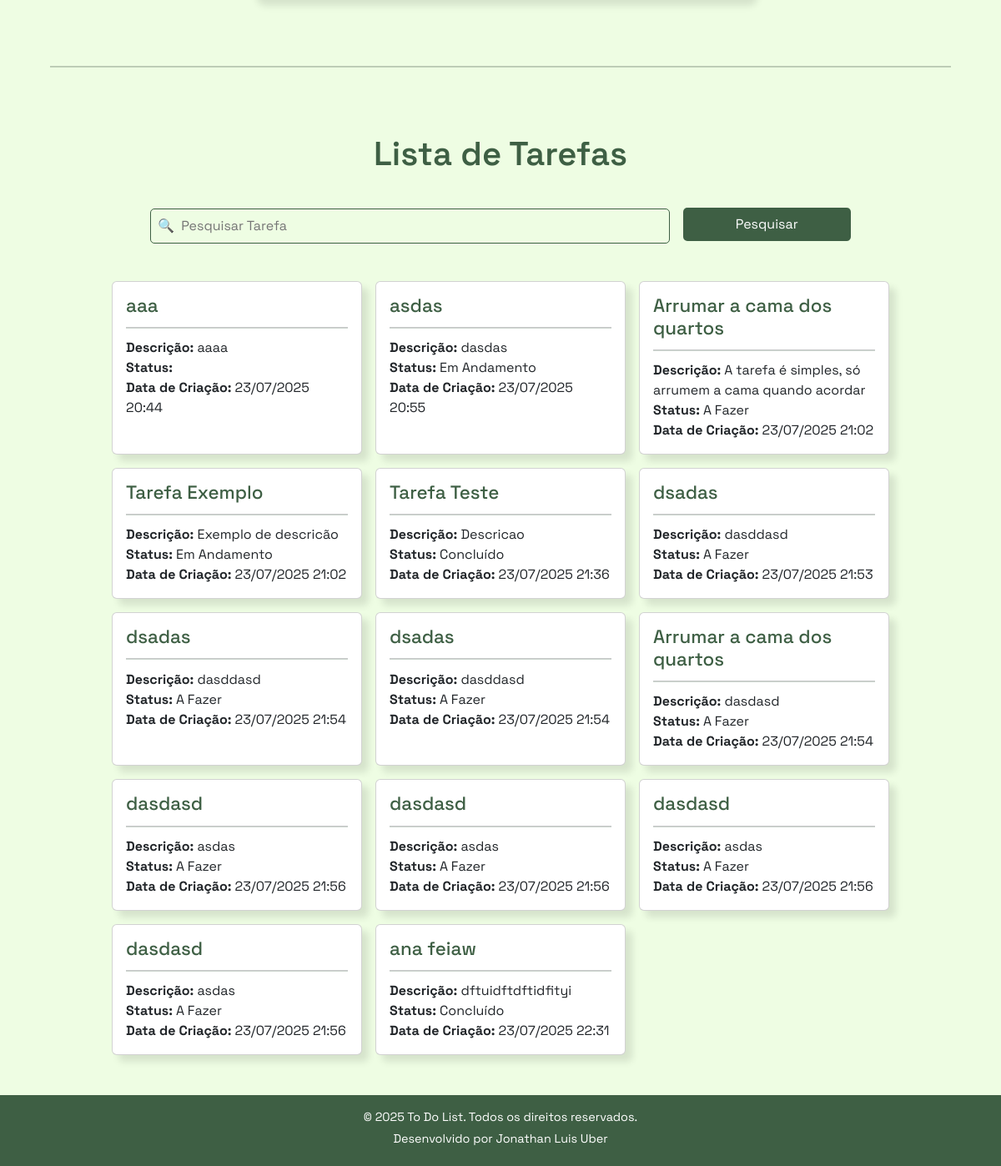
The page /tarefa/ (lower part) on the database as committed earlier.
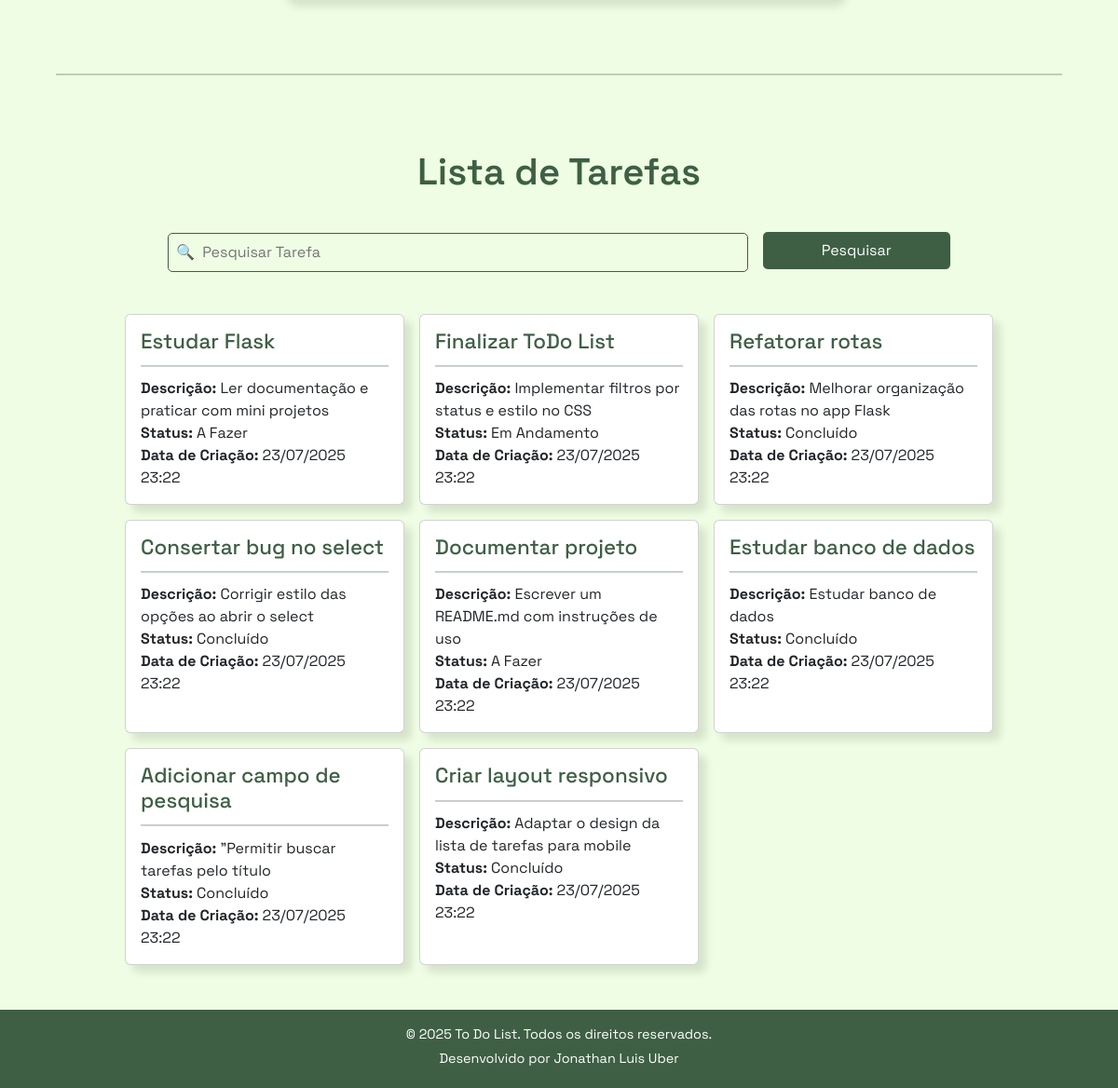
The same page on the database as committed later.
### app/models.py (models this page shows)
class Tarefa(db.Model):
    id = db.Column(db.Integer, primary_key=True)
    titulo = db.Column(db.String(100), nullable=True)
    descricao = db.Column(db.String(100), nullable=True)
    status = db.Column(db.String(20), nullable=False, default="a_fazer")
    data_envio = db.Column(db.DateTime, default=datetime.now())

### app/views.py (the view)
@app.route('/tarefa/', methods=['GET', 'POST'])
def tarefas():
    form = tarefaForm()
    context = {}
    pesquisa = request.args.get('pesquisa', '')
    if form.validate_on_submit():
        form.save()
    dados = Tarefa.query.order_by('data_envio')
    if pesquisa != '':
        dados = dados.filter(Tarefa.titulo.ilike(f'%{pesquisa}%'))
    status_dict = {
        'a_fazer': 'A Fazer',
        'em_andamento': 'Em Andamento',
        'concluido': 'Concluído'
    }
    context = {'dados': dados.all()}
    return render_template('tarefas.html', context=context, form=form, status_dict = status_dict)

### app/forms.py (shortened to what this page needs)
class tarefaForm(FlaskForm):
    titulo = StringField('Título', validators=[DataRequired()])
    descricao = TextAreaField("Descrição")
    status = SelectField("Status", choices=[
        ('a_fazer', 'A Fazer'),
        ('em_andamento', 'Em Andamento'),
        ('concluido', 'Concluído')
    ])
    btnSubmit = SubmitField('Enviar')

### app/templates/tarefas.html (shortened to what this page needs)
{% extends 'base.html' %}
{% block content %}
<section class="pagina">
    <hr class="linha">
    <section class="visualizar">
        <h2 class="title">Lista de Tarefas</h2>
        <form action="" method="get" class="formulario-pesquisa">
            <input type="text" name="pesquisa" class="tarefa-search" placeholder="🔍  Pesquisar Tarefa">
            <button type="submit" class="btn-pesquisa">Pesquisar</button>
        </form>
        <div class="container-list">
                {% for linha in context.dados %}
                        <div class="card">
                            <h3>{{ linha.titulo }}</h3>
                            <hr class="linha-card">
                            <p><strong>Descrição:</strong> {{ linha.descricao }}</p>
                            <p><strong>Status:</strong> {{ status_dict[linha.status] }}</p>
                            <p><strong>Data de Criação:</strong> {{ linha.data_envio.strftime('%d/%m/%Y %H:%M') }}</p>
                        </div>
                {% endfor %}
        </div>
    </section>
</section>
{% include 'footer.html' %}
{% endblock %}

### app/templates/base.html (shortened to what this page needs)
<!DOCTYPE html>
<html lang="pt-br">
<head>
    <link rel="stylesheet" href="{{ url_for('static', filename='style.css') }}">
    <link href="https://cdn.jsdelivr.net/npm/bootstrap@5.3.7/dist/css/bootstrap.min.css" rel="stylesheet">
</head>
<body>
    {% block content %} {% endblock %}
</body>
</html>

### app/templates/header.html (shortened to what this page needs)
{% extends 'base.html'%}

### app/templates/footer.html
{% extends 'base.html'%}
{% block content %}
<footer>
    <div class="container-footer">
        <p>&copy; 2025 To Do List. Todos os direitos reservados.</p>
        <p>Desenvolvido por Jonathan Luis Uber</p>
    </div>
</footer>
{% endblock %}

### app/static/style.css (style rules this page uses)
:root { --primary-color: #3E5F44; --secondary-color: #5E936C; --background-color: #eefde3; }
* { margin: 0 !important; padding: 0 !important; }
body { background-color: var(--background-color) !important; font-family: 'Space Grotesk', sans-serif !important; }
footer { background-color: var(--primary-color) !important; color: white !important; padding: 1rem 2rem !important; display: flex; flex-direction: column; justify-content: center; align-items: center; text-align: center; gap: 0.5rem !important; }
footer p { font-size: 0.9rem; margin-bottom: 0.3rem !important; }
.pagina { display: flex; flex-direction: column; justify-content: center; align-items: center; }
.linha { display: flex; justify-content: center; width: 90%; height: 2px; background-color: var(--primary-color) !important; margin: 5rem 0 !important; }
.visualizar { display: flex; flex-direction: column; justify-content: center; align-items: center; max-width: 100%; margin-bottom: 3rem !important; }
.title { color: var(--primary-color) !important; font-weight: 600; font-size: 2.5rem; margin-bottom: 2.5rem !important; }
.formulario-pesquisa { display: flex; flex-direction: column; justify-content: center; align-items: center; width: 90vw; }
.tarefa-search { width: 100%; padding: 0.5rem !important; background-color: transparent !important; border: 1px solid var(--primary-color) !important; margin-bottom: 0.7rem !important; border-radius: 5px; }
.btn-pesquisa { width: 100%; background-color: var(--primary-color) !important; border: none !important; padding: 0.5rem 0 !important; color: white !important; border-radius: 5px; margin-bottom: 1rem !important; }
.container-list { display: grid; grid-template-columns: repeat(1, 90vw); grid-template-rows: auto; gap: 1rem; margin: 0 1rem !important; }
.card { padding: 1rem !important; box-shadow: 8px 8px 8px rgba(0, 0, 0, 0.1); }
.card h3 { color: var(--primary-color) !important; font-size: 1.4rem; }
.linha-card { display: flex; justify-content: center; width: 100%; height: 2px; background-color: var(--primary-color) !important; margin: 0.7rem 0 !important; }
@media (min-width: 768px) { .formulario-pesquisa { display: flex; flex-direction: row; gap: 1rem !important; width: 70vw; margin-bottom: 2rem !important; } }
@media (min-width: 768px) { .tarefa-search { flex: 3; } }
@media (min-width: 768px) { .btn-pesquisa { flex: 1; } }
@media (min-width: 768px) { .container-list { grid-template-columns: repeat(3, 25vw); } }

Rows that differ between the two databases and show on the page:
removed Tarefa: titulo "aaa", descricao "aaaa", data_envio "23/07/2025 20:44"
removed Tarefa: titulo "Arrumar a cama dos quartos", descricao "A tarefa é simples, só arrumem a cama quando acordar", status "A Fazer", data_envio "23/07/2025 21:02"
removed Tarefa: titulo "Tarefa Exemplo", descricao "Exemplo de descricão", status "Em Andamento", data_envio "23/07/2025 21:02"
removed Tarefa: titulo "Tarefa Teste", descricao "Descricao", status "Concluído", data_envio "23/07/2025 21:36"
removed Tarefa: titulo "dsadas", descricao "dasddasd", status "A Fazer", data_envio "23/07/2025 21:53"
removed Tarefa: titulo "dsadas", descricao "dasddasd", status "A Fazer", data_envio "23/07/2025 21:54"
removed Tarefa: titulo "dsadas", descricao "dasddasd", status "A Fazer", data_envio "23/07/2025 21:54"
removed Tarefa: titulo "Arrumar a cama dos quartos", descricao "dasdasd", status "A Fazer", data_envio "23/07/2025 21:54"
removed Tarefa: titulo "dasdasd", descricao "asdas", status "A Fazer", data_envio "23/07/2025 21:56"
removed Tarefa: titulo "dasdasd", descricao "asdas", status "A Fazer", data_envio "23/07/2025 21:56"
removed Tarefa: titulo "dasdasd", descricao "asdas", status "A Fazer", data_envio "23/07/2025 21:56"
removed Tarefa: titulo "dasdasd", descricao "asdas", status "A Fazer", data_envio "23/07/2025 21:56"
removed Tarefa: titulo "ana feiaw", descricao "dftuidftdftidfityi", status "Concluído", data_envio "23/07/2025 22:31"
added Tarefa: titulo "Estudar Flask", descricao "Ler documentação e praticar com mini projetos", status "A Fazer", data_envio "23/07/2025 23:22"
changed Tarefa "Em Andamento": titulo "asdas" → "Finalizar ToDo List"; descricao "dasdas" → "Implementar filtros por status e estilo no CSS"; data_envio "23/07/2025 20:55" → "23/07/2025 23:22"
added Tarefa: titulo "Refatorar rotas", descricao "Melhorar organização das rotas no app Flask", status "Concluído", data_envio "23/07/2025 23:22"
added Tarefa: titulo "Consertar bug no select", descricao "Corrigir estilo das opções ao abrir o select", status "Concluído", data_envio "23/07/2025 23:22"
added Tarefa: titulo "Documentar projeto", descricao "Escrever um README.md com instruções de uso", status "A Fazer", data_envio "23/07/2025 23:22"
added Tarefa: titulo "Estudar banco de dados", descricao "Estudar banco de dados", status "Concluído", data_envio "23/07/2025 23:22"
added Tarefa: titulo "Adicionar campo de pesquisa", descricao "\"Permitir buscar tarefas pelo título", status "Concluído", data_envio "23/07/2025 23:22"
added Tarefa: titulo "Criar layout responsivo", descricao "Adaptar o design da lista de tarefas para mobile", status "Concluído", data_envio "23/07/2025 23:22"
